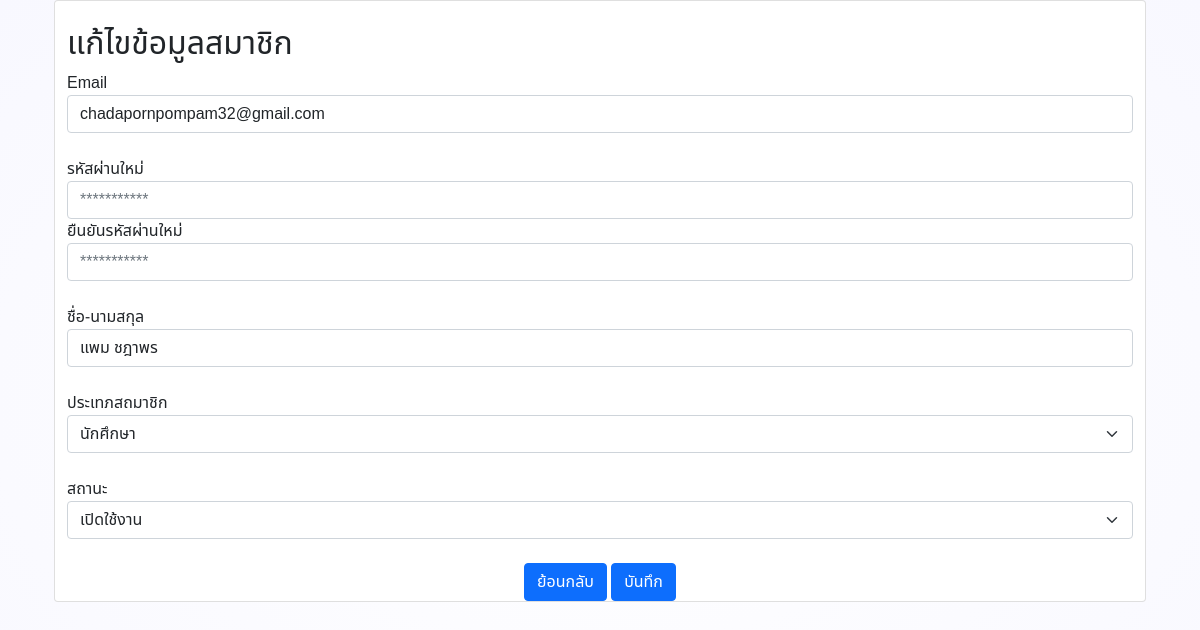
Page /admin/EditAdmin.php?UserID=530 on the committed database.
### tables this page shows
CREATE TABLE `user` (
  `ID` int(11) NOT NULL,
  `Password` varchar(100) NOT NULL,
  `Firstname` varchar(255) NOT NULL,
  `email` varchar(255) NOT NULL,
  `sex` int(1) NOT NULL,
  `category_id` int(11) DEFAULT NULL,
  `majer` varchar(255) DEFAULT NULL,
  `img` varchar(255) DEFAULT NULL,
  `Tel` varchar(10) NOT NULL,
  `Userlevel` int(1) NOT NULL,
  `status` int(1) NOT NULL DEFAULT 0
);

### admin/EditAdmin.php (the view, shortened to what this page needs)
<?php
    include('../config/server.php');
?>
<!doctype html>
<html lang="en">
<head>
        <link href="https://cdn.jsdelivr.net/npm/bootstrap-icons@1.5.0/font/bootstrap-icons.css" rel="stylesheet" />
        <link href="css/styles.css" rel="stylesheet" />
  <link rel="stylesheet" type="text/css" href="https://cdnjs.cloudflare.com/ajax/libs/font-awesome/6.2.0/css/all.min.css">
</head>
<align="center">
<div class="container">
  <div class="row">
    <div class="col-md-12">
    <?php
        $ID = $_GET['UserID'];
        $sql = "SELECT * FROM user Where ID = '$ID'";
        $query = mysqli_query($conn,$sql);
        while($result=mysqli_fetch_array($query,MYSQLI_ASSOC)){
    ?>
    <div class="container">
    <div class="row">
    <div class="card"><br>
    <h2>แก้ไขข้อมูลสมาชิก</h2>
    <div class="col-md-12">
				<form class="login100-form validate-form" name ="form1" method="post" action="updateuserphp.php" onsubmit="return checkPassword()">
        <div class="form-group ">
              <div class="form-group y">
              <div class="col-md-12 mb-3 mb-md-0">
                  <label class="font-weight-bold" for="username">Email</label>
                  <input type="email" id="username" class="form-control"  value="<?php echo $result['email']?>" name="email" required>
                </div>
              <br>
              <div class="form-group y">
                <div class="col-md-12 mb-3 mb-md-0">
                  <label class="font-weight-bold" for="password">รหัสผ่านใหม่</label>
                  <input type="password" id="password" class="form-control" value="" placeholder="***********" name="password">
                  <label class="font-weight-bold" for="password">ยืนยันรหัสผ่านใหม่</label>
                  <input type="password" id="password02" class="form-control" value="" placeholder="***********" name="password02">
                </div>
              </div>
              <br>
              <div class="form-group y">
                <div class="col-md-12 mb-3 mb-md-0">
                  <label class="font-weight-bold" for="firstname">ชื่อ-นามสกุล</label>
                  <input type="text" id="firstname" class="form-control" value="<?php echo $result['Firstname']?>" name="firstname" required>
                </div>
              </div>
              <br>
              <div class="form-group y">
                <div class="col-md-12 mb-3 mb-md-0">
                  <label class="font-weight-bold" for="userlevel">ประเทภสถมาชิก</label>
                  <select name="userlevel" id="userlevel" class="form-select" required>
                    <option value="<?php echo $result['Userlevel'];?>"><?php if($result['Userlevel']==1){
                      echo 'Admin';
                      }else{
                      echo 'นักศึกษา';
                      }?></option>
                  </select>
                </div>
              </div><br>
              <div class="form-group y">
                <div class="col-md-12 mb-3 mb-md-0">
                  <label class="font-weight-bold" for="userlevel">สถานะ</label>
                  <select name="status" id="userlevel" class="form-select" required>
                    <option value="<?php echo $result['status'];?>"><?php if($result['status']==1){
                      echo 'เปิดใช้งาน';
                      }else{
                      echo 'ปิดใช้งาน';
                      }?></option>
                  </select>
                </div>
              </div>
              <br>
              <?php } ?>
                <center>
                  <button type="button" onclick="history.back()" class="btn btn-primary">ย้อนกลับ</button>
                  <button type="submit" name="save" class="btn btn-primary">บันทึก</button>
                </center>
            </form>
            </div>
            </div>
          </div>
          </div>
          </div>
          </body>
</html>

### rows in the picture
user: email "chadapornpompam32@gmail.com", firstname "แพม ชฎาพร", userlevel "นักศึกษา", status "เปิดใช้งาน"
